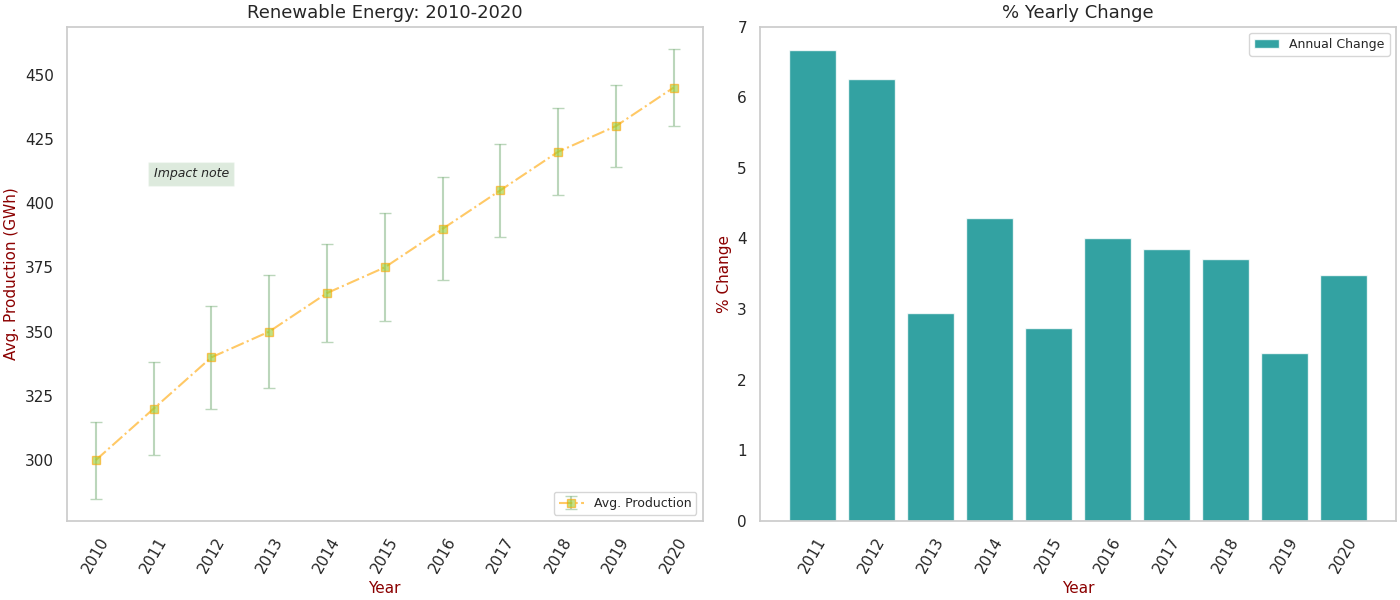

Recreate this plot in Python.
import matplotlib.pyplot as plt
import numpy as np

years = np.arange(2010, 2021)
average_production = np.array([300, 320, 340, 350, 365, 375, 390, 405, 420, 430, 445])
error = np.array([15, 18, 20, 22, 19, 21, 20, 18, 17, 16, 15])

percent_change = np.diff(average_production) / average_production[:-1] * 100

fig, axs = plt.subplots(1, 2, figsize=(14, 6), constrained_layout=True)

# First subplot: Line chart with error bars
axs[0].errorbar(
    years, average_production, yerr=error, fmt='-s', color='orange', ecolor='darkseagreen',
    linestyle='-.', capsize=4, capthick=1, markerfacecolor='yellowgreen', alpha=0.6, label='Avg. Production'
)
axs[0].set_title('Renewable Energy: 2010-2020', fontsize=13, fontweight='normal')
axs[0].set_xlabel('Year', fontsize=11, fontweight='normal', color='darkred')
axs[0].set_ylabel('Avg. Production (GWh)', fontsize=11, fontweight='normal', color='darkred')
axs[0].set_xticks(years)
axs[0].set_xticklabels(years, rotation=60)
axs[0].set_yticks(np.arange(300, 460, 25))
axs[0].grid(False)
axs[0].legend(loc='lower right', fontsize=9)
axs[0].text(2011, 410, 'Impact note', fontsize=9, style='italic', bbox={'facecolor': 'darkseagreen', 'alpha': 0.3, 'pad': 4})

# Second subplot: Bar chart showing percentage change
axs[1].bar(years[1:], percent_change, color='darkcyan', alpha=0.8, label='Annual Change')
axs[1].set_title('% Yearly Change', fontsize=13, fontweight='normal')
axs[1].set_xlabel('Year', fontsize=11, fontweight='normal', color='darkred')
axs[1].set_ylabel('% Change', fontsize=11, fontweight='normal', color='darkred')
axs[1].set_xticks(years[1:])
axs[1].set_xticklabels(years[1:], rotation=60)
axs[1].grid(False)
axs[1].legend(loc='best', fontsize=9)

plt.show()
